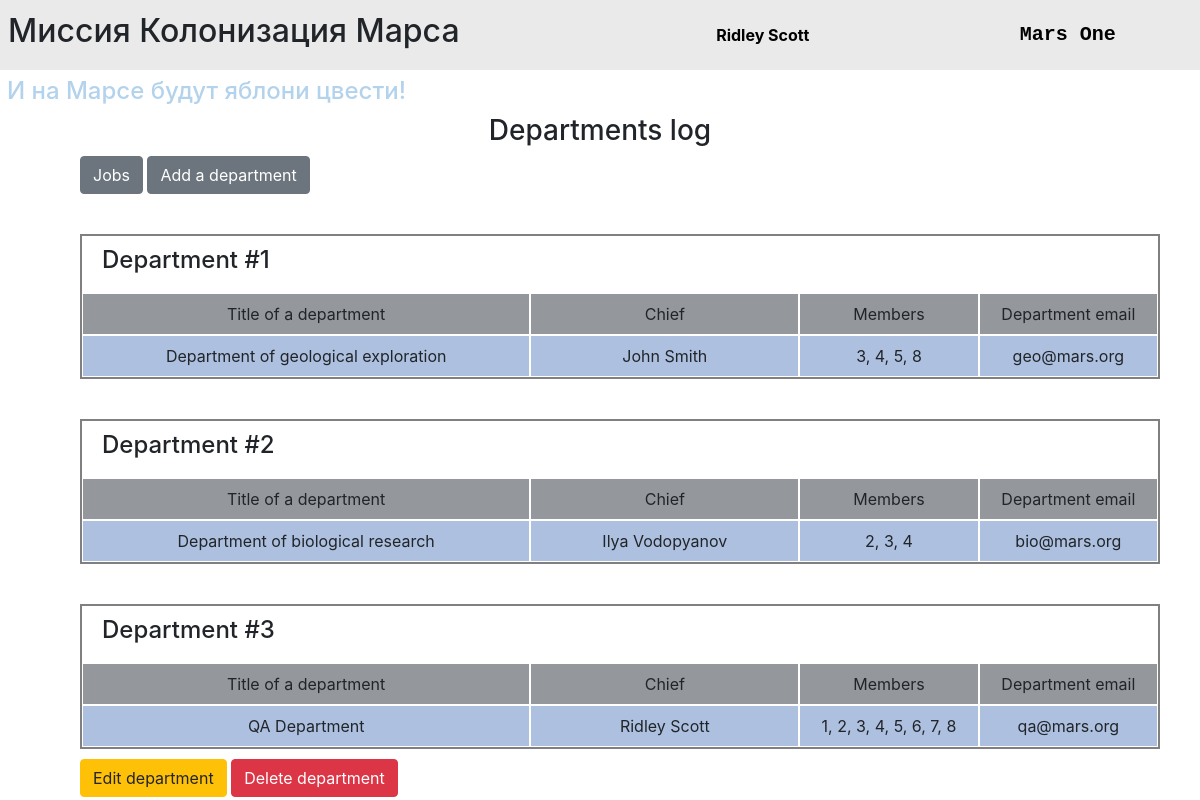
The app's page /departments_list (signed in) with its own data.
### data/users.py (models this page shows, shortened)
class User(SqlAlchemyBase, UserMixin, SerializerMixin):
    __tablename__ = 'users'
    id = sqlalchemy.Column(sqlalchemy.Integer,
                           primary_key=True, autoincrement=True)
    surname = sqlalchemy.Column(sqlalchemy.String, nullable=True)
    name = sqlalchemy.Column(sqlalchemy.String, nullable=True)
    age = sqlalchemy.Column(sqlalchemy.Integer, nullable=True)
    position = sqlalchemy.Column(sqlalchemy.String, nullable=True)
    speciality = sqlalchemy.Column(sqlalchemy.String, nullable=True)
    address = sqlalchemy.Column(sqlalchemy.String, nullable=True)
    email = sqlalchemy.Column(sqlalchemy.String,
                              unique=True, nullable=True)
    hashed_password = sqlalchemy.Column(sqlalchemy.String, nullable=True)
    modified_date = sqlalchemy.Column(sqlalchemy.DateTime,
                                      default=datetime.datetime.now)
    jobs = orm.relation("Jobs", back_populates='user')
    departments = orm.relation("Department", back_populates='user')

### data/departments.py (models this page shows, shortened)
class Department(SqlAlchemyBase, SerializerMixin):
    __tablename__ = 'departments'
    id = sqlalchemy.Column(sqlalchemy.Integer,
                           primary_key=True, autoincrement=True)
    title = sqlalchemy.Column(sqlalchemy.String)
    chief = sqlalchemy.Column(sqlalchemy.Integer, sqlalchemy.ForeignKey("users.id"))
    members = sqlalchemy.Column(sqlalchemy.String)
    email = sqlalchemy.Column(sqlalchemy.String)
    user = orm.relation("User")

### main.py (the view)
@app.route("/departments_list")
def departments_list():
    session = db_session.create_session()
    all_departments = session.query(Department).all()
    return render_template("departments.html",
                           title="Departments log",
                           all_departments=all_departments)

### data/db_session.py (called while the page is built)
def create_session() -> Session:
    global __factory
    return __factory()

### main.py (called while the page is built)
@login_manager.user_loader
def load_user(user_id):
    session = db_session.create_session()
    return session.query(User).get(user_id)

### templates/departments.html
{% extends "base.html" %}
{% block content %}
<div class="container-fluid">
    <div class="row">
        <div class="col-12 text-center">
            <h3>{{title}}</h3>
        </div>
    </div>
    <div class="buttons">
        <a href="/" class="btn btn-secondary">Jobs</a>
        {% if current_user.is_authenticated %}
        <a href="/department" class="btn btn-secondary">Add a department</a>
        {% endif %}
    </div>
    {% for department in all_departments %}
    <div class="container-fluid item">
        <div class="row">
            <div class="col-12 action-title"><h4>Department #{{department.id}}</h4></div>
        </div>
        <div class="row">
            <div class="col-5 title">Title of a department</div>
            <div class="col-3 title">Chief</div>
            <div class="col-2 title">Members</div>
            <div class="col-2 title">Department email</div>
        </div>
        <div class="row">
            <div class="col-5 cell">{{department.title}}</div>
            <div class="col-3 cell">{{department.user.name + " " + department.user.surname}}</div>
            <div class="col-2 cell">{{department.members}}</div>
            <div class="col-2 cell">{{department.email}}</div>
        </div>
    </div>
    {% if current_user.id == 1 or current_user.id == department.chief %}
    <div class="buttons">
        <a href="/department/{{department.id}}" class="btn btn-warning">Edit department</a>
        <a href="/delete_department/{{department.id}}" class="btn btn-danger">Delete department</a>
    </div>
    {% endif %}
    {% endfor %}
</div>
{% endblock %}

### templates/base.html (shortened to what this page needs)
<!DOCTYPE html>
<html lang="en">
<head>
    <link rel="stylesheet"
          href="https://stackpath.bootstrapcdn.com/bootstrap/4.4.1/css/bootstrap.min.css"
>
    <link rel="stylesheet" href="/static/css/style.css">
</head>
<body>
    <div class="row align-items-center mission">
        <h2 class="col-md-7 col-sm-6 mission-name">Миссия Колонизация Марса</h2>
        <p class="col-md-3 col-sm-3 mission-user">
            {% if current_user.is_authenticated %}
            <a class="alert-link" href="/logout" title="log out">{{ current_user.name + " " + current_user.surname }}</a>
            {% else %}
            <a href="/register" class="btn btn-primary">Register</a>
            <a href="/login" class="btn btn-success">Log in</a>
            {% endif %}
        </p>
        <a href="/" class="col-md-2 col-sm-3 mission-logo">Mars One</a>
    </div>
    <div class="slogan">
        <h4>И на Марсе будут яблони цвести!</h4>
    </div>
    <main role="main" class="container">
        {% block content %}{% endblock %}
    </main>
</body>
</html>

### static/css/style.css (style rules this page uses)
.title { background-color: #94979c; }
.cell { background-color: #adc0e0; }
.title, .cell { padding: 8px; border: 1px solid white; text-align: center; }
.item { margin: 40px 20px 10px 20px; border: 2px solid gray; }
.buttons { margin: 1px 1px 1px 20px; }
.action-title { padding: 10px 20px; }
.mission { background-color: #eaeaea; padding: 8px; }
.mission-logo { margin: 12px 0; font-family: monospace; font-size: 20px; font-weight: 600; color: black!important; cursor: pointer; text-decoration: none!important; }
.mission-user { margin: 12px 0; }
.mission-user a { color: black; font-weight: 700; }
.slogan { color: #b3d2ec; margin: 7px; }

### records on screen
User: name+surname "Ridley Scott"
Department: id "1", title "Department of geological exploration", user "John Smith", members "3, 4, 5, 8", email "geo@mars.org"
Department: id "2", title "Department of biological research", user "Ilya Vodopyanov", members "2, 3, 4", email "bio@mars.org"
Department: id "3", title "QA Department", user "Ridley Scott", members "1, 2, 3, 4, 5, 6, 7, 8", email "qa@mars.org"

### other values on screen
{{ title }} "Departments log"
